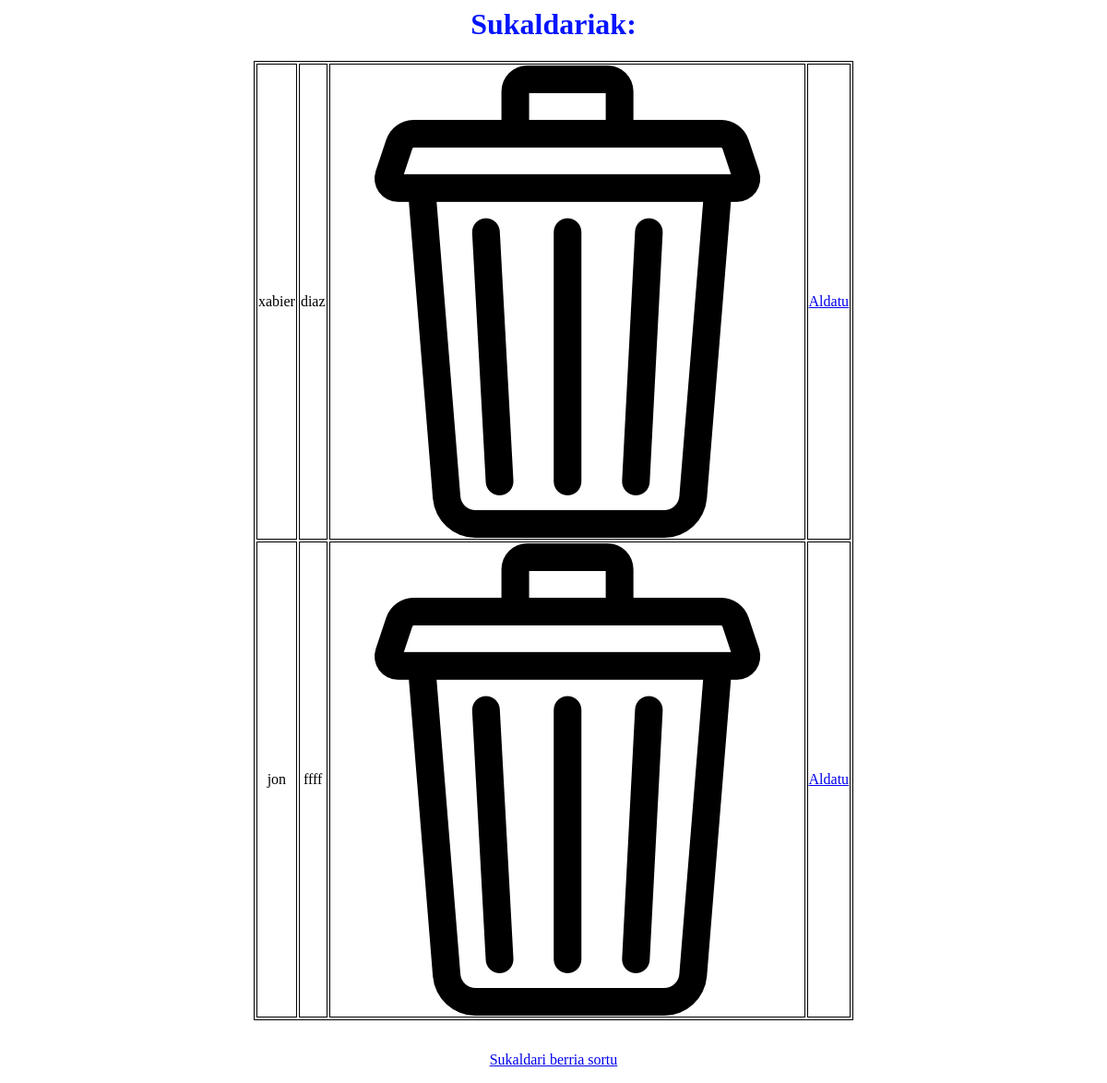
The page /platerak/langileak/ on the database as committed earlier.
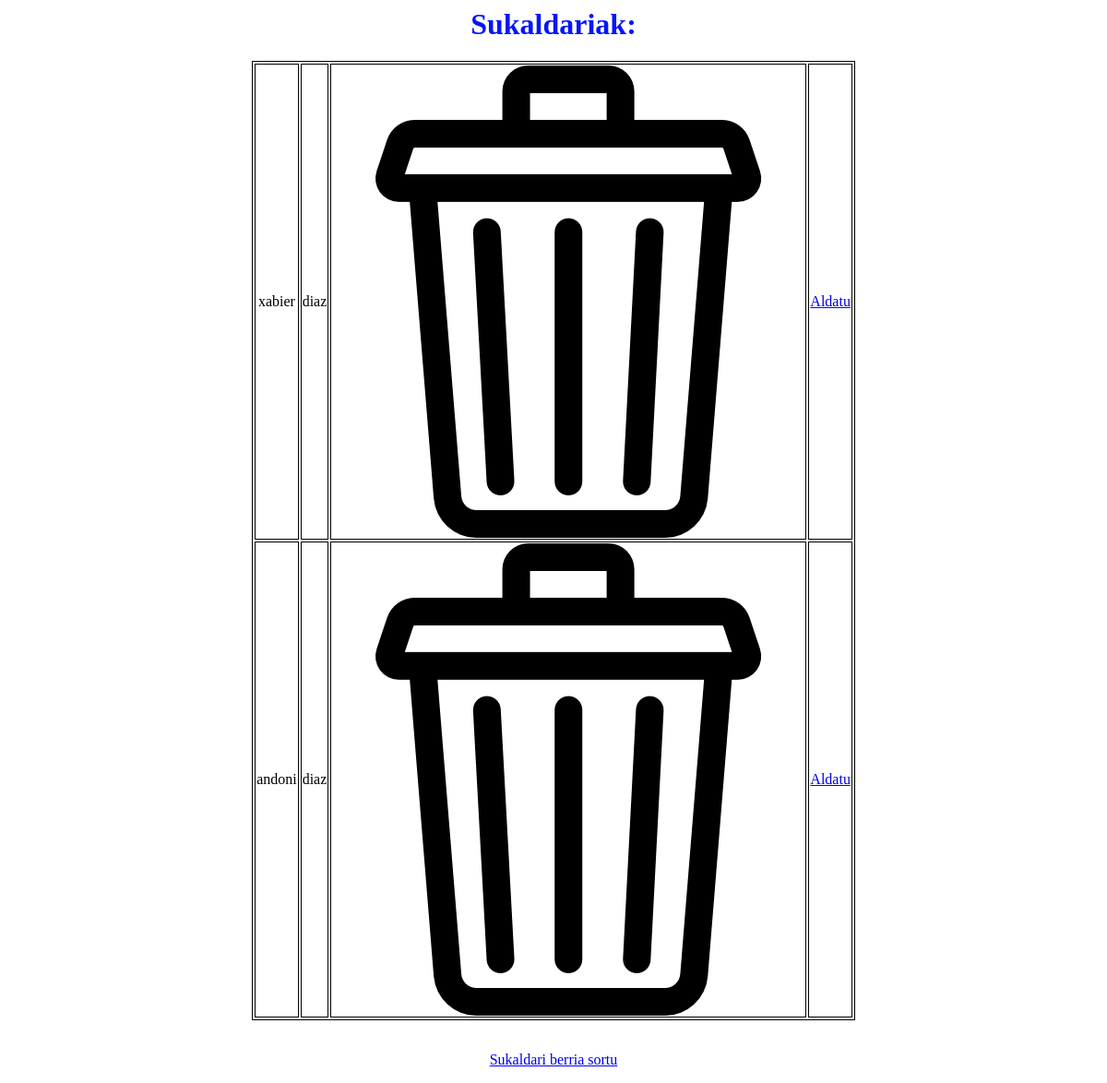
The same page on the database as committed later.
### langileak/models.py (models this page shows, shortened)
class Sukaldaria(models.Model):
    izena = models.CharField(max_length=50)
    abizena = models.CharField(max_length=50)

### langileak/views.py (the view)
# urls.py: path('', views.sukaldaria_index, name='sukaldaria_index'),
def sukaldaria_index(request):
    Suka = Sukaldaria.objects.all()  # lo coge del models.py
    return render(request, 'sukaldaria_index.html', {'Suka':Suka})

### langileak/templates/sukaldaria_index.html (shortened to what this page needs)
{% load static %}
<html>
    <head>
        <link rel="stylesheet" href="{% static "sukaldaria_index.css" %}">
    </head>
    <body>
        <div>
            <h1>Sukaldariak:</h1>
            <table border="1">
                {% for suk in Suka %}
                  <tr>
                  <td>{{ suk.izena }}</td>
                  <td>{{ suk.abizena }}</td>
                  <td><a href="sukaldaria_delete/{{ suk.id }}"><img src="../../Irudiak/eliminar.png"></a></td>
                  <td><a href="sukaldaria_update/{{ suk.id }}">Aldatu</a></td>
                  </tr>
                {% endfor %}
            </table>
        <p>
            <a href="sukaldaria_add/">Sukaldari berria sortu</a>
        </p>
    </div>
    </body>
</html>

### langileak/static/sukaldaria_index.css (style rules this page uses)
h1 { color: #0515fc; }
table, th, td { border:1px solid black; }
div, table { text-align: center; margin: auto; }

Rows that differ between the two databases and show on the page:
removed Sukaldaria: izena "jon", abizena "ffff"
added Sukaldaria: izena "andoni", abizena "diaz"
